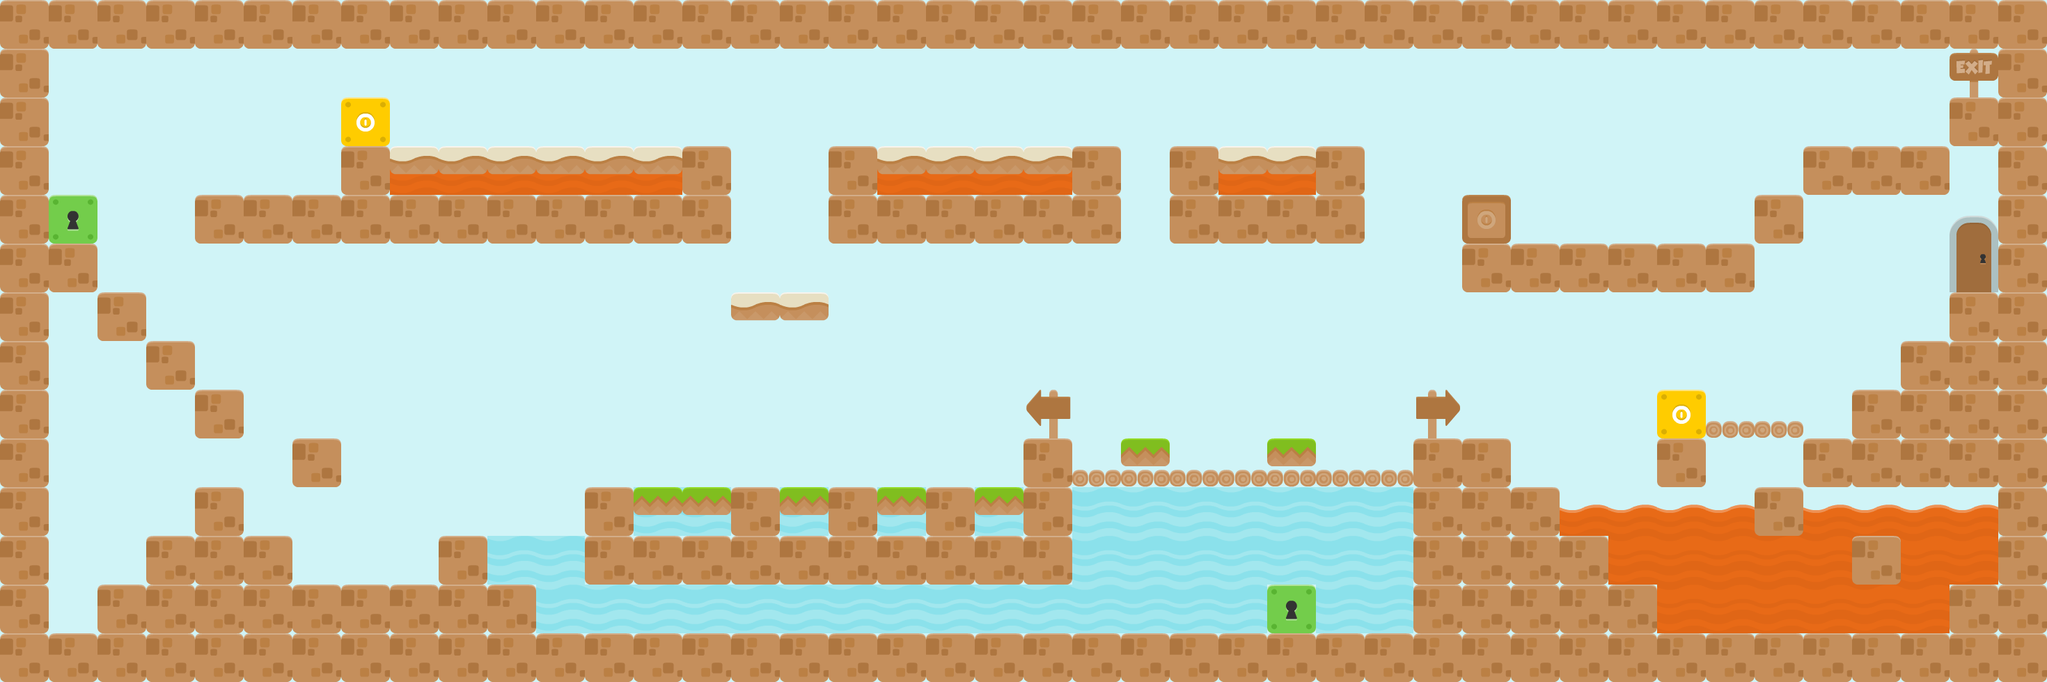

Tiled map render using the project's own tile images. Description and the map definition, with tile-layer contents summarised, below:
An orthogonal 42x14 tile map with 70x70 px tiles, 4 tile layers (BackgroundLayer, DecorationLayer, CollisionLayer, FruitLayer), 4 tilesets.

<map version="1.0" orientation="orthogonal" renderorder="left-up" width="42" height="14" tilewidth="70" tileheight="70" nextobjectid="19">
 <tileset firstgid="1" name="tiles_spritesheet" tilewidth="70" tileheight="70" spacing="2">
  <image source="../CutePack/Base pack/Tiles/tiles_spritesheet.png" trans="ff00ff" width="914" height="936" />
  <tile id="44">
   <properties>
    <property name="suelo" value="true" />
   </properties>
  </tile>
  <tile id="56">
   <properties>
    <property name="suelo" value="true" />
   </properties>
  </tile>
  <tile id="68">
   <properties>
    <property name="suelo" value="true" />
   </properties>
  </tile>
  <tile id="80">
   <properties>
    <property name="suelo" value="true" />
   </properties>
  </tile>
  <tile id="91">
   <properties>
    <property name="suelo" value="true" />
   </properties>
  </tile>
  <tile id="97">
   <properties>
    <property name="fruitType" value="apple" />
   </properties>
  </tile>
  <tile id="103">
   <properties>
    <property name="suelo" value="true" />
   </properties>
  </tile>
  <tile id="115">
   <properties>
    <property name="suelo" value="true" />
   </properties>
  </tile>
  <tile id="132">
   <properties>
    <property name="desplazable" value="true" />
    <property name="suelo" value="true" />
   </properties>
  </tile>
 </tileset>
 <tileset firstgid="157" name="fondo" tilewidth="70" tileheight="70" spacing="2">
  <image source="../CutePack/Base pack/bg.png" trans="ff00ff" width="256" height="256" />
 </tileset>
 <tileset firstgid="166" name="transparent" tilewidth="70" tileheight="70">
  <image source="../CutePack/transparent.png" width="70" height="70" />
  <tile id="0">
   <properties>
    <property name="tileType" value="air" />
   </properties>
  </tile>
 </tileset>
 <tileset firstgid="167" name="Frutas-01" tilewidth="70" tileheight="70">
  <image source="../CutePack/Frutas/Frutas-01.png" width="140" height="140" />
  <tile id="0">
   <properties>
    <property name="tileType" value="manzana" />
   </properties>
  </tile>
  <tile id="1">
   <properties>
    <property name="tileType" value="uva" />
   </properties>
  </tile>
  <tile id="2">
   <properties>
    <property name="tileType" value="sandia" />
   </properties>
  </tile>
  <tile id="3">
   <properties>
    <property name="tileType" value="pera" />
   </properties>
  </tile>
 </tileset>
 <layer name="BackgroundLayer" width="42" height="14">
  <data>[588 cells, 588 non-empty, 1 distinct tile ids]</data>
 </layer>
 <layer name="DecorationLayer" width="42" height="14">
  <data>[588 cells, 92 non-empty, 12 distinct tile ids]</data>
 </layer>
 <layer name="CollisionLayer" width="42" height="14">
  <data>[588 cells, 588 non-empty, 4 distinct tile ids]</data>
 </layer>
 <layer name="FruitLayer" width="42" height="14">
  <data>[588 cells, 18 non-empty, 4 distinct tile ids]</data>
 </layer>
</map>
